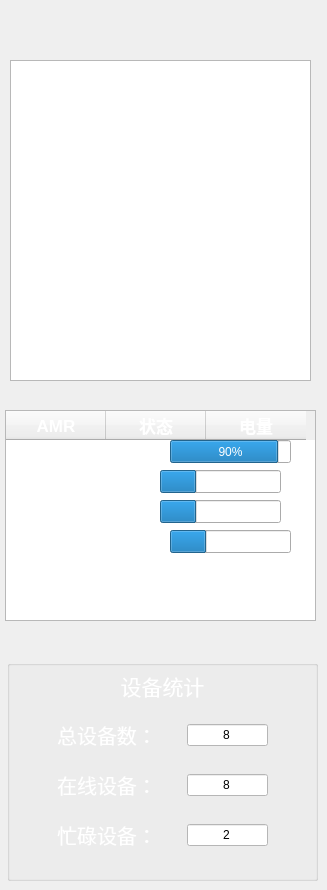
      <widget class="QWidget" name="page_2">
       <widget class="QTableWidget" name="subOrder_6">
        <property name="geometry">
         <rect>
          <x>5</x>
          <y>410</y>
          <width>311</width>
          <height>211</height>
         </rect>
        </property>
        <property name="font">
         <font>
          <pointsize>11</pointsize>
         </font>
        </property>
        <property name="styleSheet">
         <string notr="true">gridline-color: rgb(255, 255, 255);
border-color: rgb(255, 255, 255);
color: rgb(255, 255, 255);</string>
        </property>
        <property name="rowCount">
         <number>4</number>
        </property>
        <property name="columnCount">
         <number>3</number>
        </property>
        <attribute name="verticalHeaderVisible">
         <bool>false</bool>
        </attribute>
        <row/>
        <row/>
        <row/>
        <row/>
        <column>
         <property name="text">
          <string>AMR</string>
         </property>
         <property name="font">
          <font>
           <pointsize>13</pointsize>
           <weight>75</weight>
           <bold>true</bold>
          </font>
         </property>
        </column>
        <column>
         <property name="text">
          <string>状态</string>
         </property>
         <property name="font">
          <font>
           <pointsize>13</pointsize>
           <weight>75</weight>
           <bold>true</bold>
          </font>
         </property>
        </column>
        <column>
         <property name="text">
          <string>电量</string>
         </property>
         <property name="font">
          <font>
           <pointsize>13</pointsize>
           <weight>75</weight>
           <bold>true</bold>
          </font>
         </property>
        </column>
        <item row="0" column="1">
         <property name="text">
          <string>空闲</string>
         </property>
         <property name="textAlignment">
          <set>AlignCenter</set>
         </property>
         <property name="foreground">
          <brush brushstyle="NoBrush">
           <color alpha="255">
            <red>0</red>
            <green>173</green>
            <blue>0</blue>
           </color>
          </brush>
         </property>
        </item>
        <item row="1" column="1">
         <property name="text">
          <string>充电</string>
         </property>
         <property name="textAlignment">
          <set>AlignCenter</set>
         </property>
         <property name="foreground">
          <brush brushstyle="NoBrush">
           <color alpha="255">
            <red>255</red>
            <green>170</green>
            <blue>0</blue>
           </color>
          </brush>
         </property>
        </item>
        <item row="2" column="1">
         <property name="text">
          <string>忙碌</string>
         </property>
         <property name="textAlignment">
          <set>AlignCenter</set>
         </property>
         <property name="foreground">
          <brush brushstyle="NoBrush">
           <color alpha="255">
            <red>244</red>
            <green>244</green>
            <blue>0</blue>
           </color>
          </brush>
         </property>
        </item>
        <item row="3" column="1">
         <property name="text">
          <string>故障</string>
         </property>
         <property name="textAlignment">
          <set>AlignCenter</set>
         </property>
         <property name="foreground">
          <brush brushstyle="NoBrush">
           <color alpha="255">
            <red>203</red>
            <green>0</green>
            <blue>0</blue>
           </color>
          </brush>
         </property>
        </item>
       </widget>
       <widget class="QGroupBox" name="groupBox">
        <property name="geometry">
         <rect>
          <x>7</x>
          <y>660</y>
          <width>311</width>
          <height>221</height>
         </rect>
        </property>
        <property name="title">
         <string/>
        </property>
        <widget class="QLabel" name="label_12">
         <property name="geometry">
          <rect>
           <x>100</x>
           <y>10</y>
           <width>111</width>
           <height>31</height>
          </rect>
         </property>
         <property name="font">
          <font>
           <pointsize>16</pointsize>
          </font>
         </property>
         <property name="styleSheet">
          <string notr="true">color: rgb(255, 255, 255);</string>
         </property>
         <property name="text">
          <string>设备统计</string>
         </property>
         <property name="alignment">
          <set>Qt::AlignCenter</set>
         </property>
        </widget>
        <widget class="QWidget" name="layoutWidget">
         <property name="geometry">
          <rect>
           <x>50</x>
           <y>50</y>
           <width>241</width>
           <height>151</height>
          </rect>
         </property>
         <layout class="QGridLayout" name="gridLayout_6">
          <property name="rightMargin">
           <number>30</number>
          </property>
          <property name="horizontalSpacing">
           <number>30</number>
          </property>
          <property name="verticalSpacing">
           <number>10</number>
          </property>
          <item row="0" column="0">
           <widget class="QLabel" name="label_27">
            <property name="font">
             <font>
              <family>宋体</family>
              <pointsize>15</pointsize>
             </font>
            </property>
            <property name="styleSheet">
             <string notr="true">color: rgb(255, 255, 255);</string>
            </property>
            <property name="text">
             <string>总设备数：</string>
            </property>
            <property name="alignment">
             <set>Qt::AlignCenter</set>
            </property>
           </widget>
          </item>
          <item row="0" column="1">
           <widget class="QLineEdit" name="lineEdit">
            <property name="styleSheet">
             <string notr="true">background-color: rgb(255, 255, 255);</string>
            </property>
            <property name="text">
             <string>8</string>
            </property>
            <property name="alignment">
             <set>Qt::AlignCenter</set>
            </property>
           </widget>
          </item>
          <item row="1" column="0">
           <widget class="QLabel" name="label_28">
            <property name="font">
             <font>
              <family>宋体</family>
              <pointsize>15</pointsize>
             </font>
            </property>
            <property name="styleSheet">
             <string notr="true">color: rgb(255, 255, 255);</string>
            </property>
            <property name="text">
             <string>在线设备：</string>
            </property>
            <property name="alignment">
             <set>Qt::AlignCenter</set>
            </property>
           </widget>
          </item>
          <item row="1" column="1">
           <widget class="QLineEdit" name="lineEdit_2">
            <property name="styleSheet">
             <string notr="true">background-color: rgb(255, 255, 255);</string>
            </property>
            <property name="text">
             <string>8</string>
            </property>
            <property name="alignment">
             <set>Qt::AlignCenter</set>
            </property>
           </widget>
          </item>
          <item row="2" column="0">
           <widget class="QLabel" name="label_29">
            <property name="font">
             <font>
              <family>宋体</family>
              <pointsize>15</pointsize>
             </font>
            </property>
            <property name="styleSheet">
             <string notr="true">color: rgb(255, 255, 255);</string>
            </property>
            <property name="text">
             <string>忙碌设备：</string>
            </property>
            <property name="alignment">
             <set>Qt::AlignCenter</set>
            </property>
           </widget>
          </item>
          <item row="2" column="1">
           <widget class="QLineEdit" name="lineEdit_3">
            <property name="styleSheet">
             <string notr="true">background-color: rgb(255, 255, 255);</string>
            </property>
            <property name="text">
             <string>2</string>
            </property>
            <property name="alignment">
             <set>Qt::AlignCenter</set>
            </property>
           </widget>
          </item>
         </layout>
        </widget>
       </widget>
       <widget class="QProgressBar" name="powerLeft_1">
        <property name="geometry">
         <rect>
          <x>170</x>
          <y>440</y>
          <width>121</width>
          <height>23</height>
         </rect>
        </property>
        <property name="sizePolicy">
         <sizepolicy hsizetype="Fixed" vsizetype="Fixed">
          <horstretch>0</horstretch>
          <verstretch>0</verstretch>
         </sizepolicy>
        </property>
        <property name="styleSheet">
         <string notr="true">color: rgb(255, 255, 255);</string>
        </property>
        <property name="value">
         <number>90</number>
        </property>
        <property name="alignment">
         <set>Qt::AlignCenter</set>
        </property>
       </widget>
       <widget class="QProgressBar" name="powerLeft_2">
        <property name="geometry">
         <rect>
          <x>160</x>
          <y>470</y>
          <width>121</width>
          <height>23</height>
         </rect>
        </property>
        <property name="sizePolicy">
         <sizepolicy hsizetype="Fixed" vsizetype="Fixed">
          <horstretch>0</horstretch>
          <verstretch>0</verstretch>
         </sizepolicy>
        </property>
        <property name="styleSheet">
         <string notr="true">color: rgb(255, 255, 255);</string>
        </property>
        <property name="value">
         <number>30</number>
        </property>
        <property name="alignment">
         <set>Qt::AlignCenter</set>
        </property>
       </widget>
       <widget class="QProgressBar" name="powerLeft_3">
        <property name="geometry">
         <rect>
          <x>160</x>
          <y>500</y>
          <width>121</width>
          <height>23</height>
         </rect>
        </property>
        <property name="sizePolicy">
         <sizepolicy hsizetype="Fixed" vsizetype="Fixed">
          <horstretch>0</horstretch>
          <verstretch>0</verstretch>
         </sizepolicy>
        </property>
        <property name="styleSheet">
         <string notr="true">color: rgb(255, 255, 255);</string>
        </property>
        <property name="value">
         <number>30</number>
        </property>
        <property name="alignment">
         <set>Qt::AlignCenter</set>
        </property>
       </widget>
       <widget class="QProgressBar" name="powerLeft_4">
        <property name="geometry">
         <rect>
          <x>170</x>
          <y>530</y>
          <width>121</width>
          <height>23</height>
         </rect>
        </property>
        <property name="sizePolicy">
         <sizepolicy hsizetype="Fixed" vsizetype="Fixed">
          <horstretch>0</horstretch>
          <verstretch>0</verstretch>
         </sizepolicy>
        </property>
        <property name="styleSheet">
         <string notr="true">color: rgb(255, 255, 255);</string>
        </property>
        <property name="value">
         <number>30</number>
        </property>
        <property name="alignment">
         <set>Qt::AlignCenter</set>
        </property>
       </widget>
       <widget class="QTableView" name="tableTest_2">
        <property name="geometry">
         <rect>
          <x>10</x>
          <y>60</y>
          <width>301</width>
          <height>321</height>
         </rect>
        </property>
        <property name="font">
         <font>
          <pointsize>11</pointsize>
          <weight>75</weight>
          <italic>false</italic>
          <bold>true</bold>
         </font>
        </property>
        <property name="styleSheet">
         <string notr="true">gridline-color: rgb(255, 255, 255);
border-color: rgb(255, 255, 255);
color: rgb(255, 255, 255);
font: bold 11pt ;</string>
        </property>
        <attribute name="verticalHeaderVisible">
         <bool>false</bool>
        </attribute>
       </widget>
      </widget>
